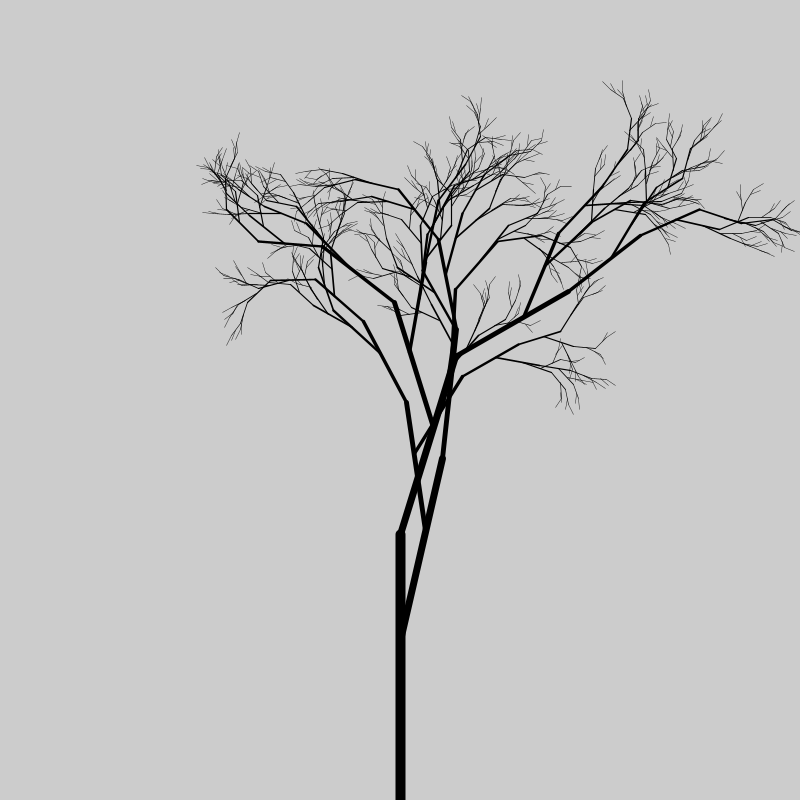
Frame 1 (no input)
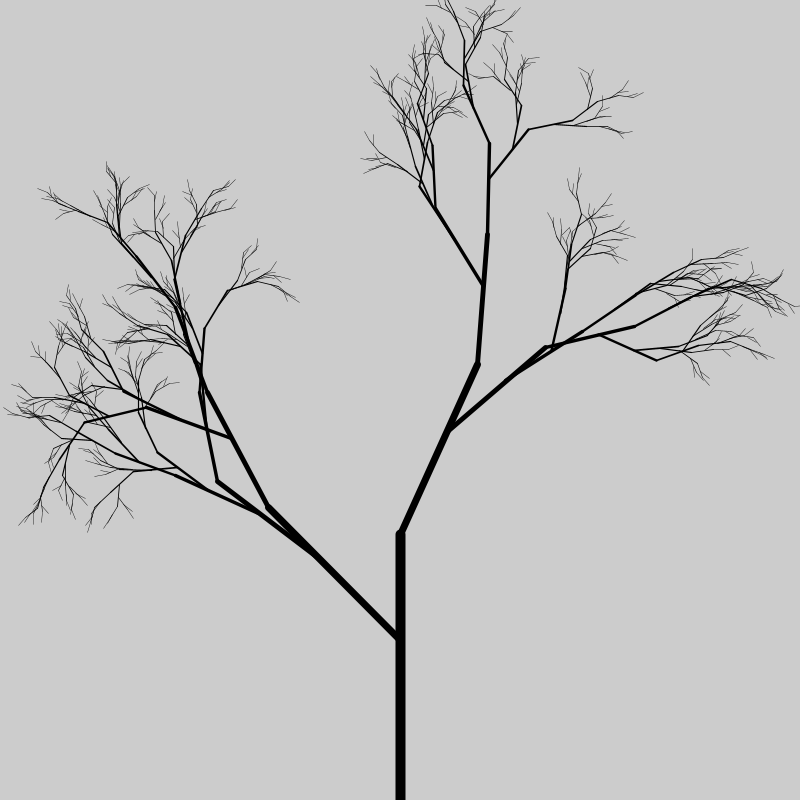
Frame 2 (the mouse pressed at the canvas centre, redrawn once)

The Processing sketch that drew these frames (run headless with seeded random() and noise(); the mouse was pressed at the canvas centre and the sketch redrawn once):

// Processing sketch: Recursive1
// ── Recursive1.pde
// A simple recursive tree
// Alasdair Turner
void setup()
{
  size(800, 800);
  smooth();
  noLoop();
}
void draw()
{
  background(204);
  strokeWeight(10);
  translate(width/2, height);
  branch(0);
}
void branch(int depth)
{
  if (depth < 10) {
    line(0, 0, 0, -height/3);
    pushMatrix();
    {
      translate(0, -height/5);
      rotate(random(-PI/4, PI/4));
      scale(0.7);
      branch(depth + 1);
    }
    popMatrix();
    pushMatrix();
    {
      translate(0, -height/3);
      rotate(random(-PI/4, PI/4));
      scale(0.7);
      branch(depth + 1);
    }
    popMatrix();
  }
}
void mousePressed()
{
  redraw();
}
